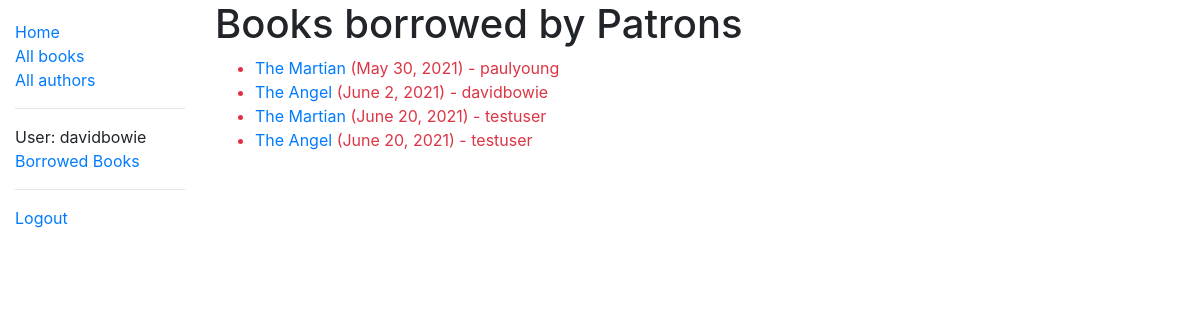
/catalog/borrowedbooks/ (signed in), run on an earlier commit of the app's database.
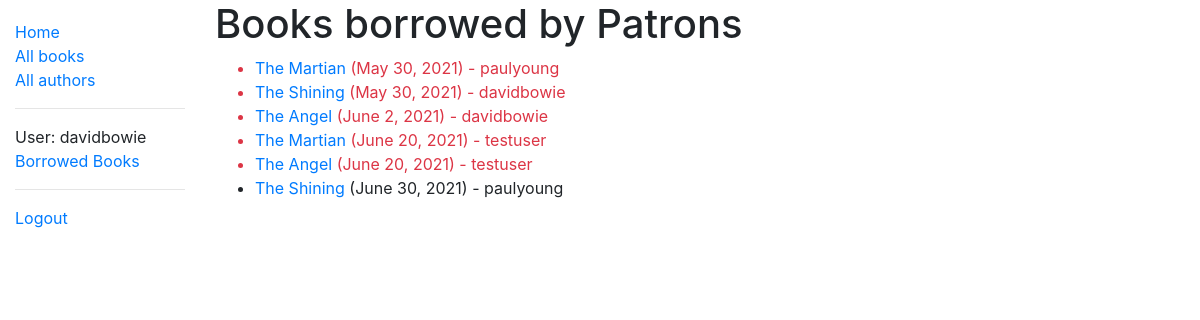
And on a later commit of the database.
### catalog/models.py (models this page shows, shortened)
class BookInstance(models.Model):
    id = models.UUIDField(primary_key=True,
                          default=uuid.uuid4,
                          help_text='Unique ID for this book')
    book = models.ForeignKey('Book',
                             on_delete=models.RESTRICT,
                             null=True)
    imprint = models.CharField(max_length=200)
    due_back = models.DateField(null=True,
                                blank=True)
    borrower = models.ForeignKey(User,
                                 on_delete=models.SET_NULL,
                                 null=True, blank=True)
    LOAN_STATUS = (
        ('m', 'Maintenance'),
        ('o', 'On loan'),
        ('a', 'Available'),
        ('r', 'Reserved'),
    )
    status = models.CharField(
        max_length=1,
        choices=LOAN_STATUS,
        blank=True,
        default='m',
        help_text='Book availability',
    )
    class Meta:
        ordering = ['due_back']
        permissions = (("can_mark_returned", "Set book as returned"),)
    @property
    def is_overdue(self):
        if self.due_back and date.today() > self.due_back:
            return True
        return False

class Book(models.Model):
    title = models.CharField(max_length=200)
    author = models.ForeignKey('Author', on_delete=models.SET_NULL, null=True)
    summary = models.TextField(max_length=1000,
                               help_text='Enter brief description of book')
    isbn = models.CharField('ISBN', max_length=13,
                            unique=True,
                            help_text='13 Character <a href="https://www.isbn-international.org/content/what-isbn">ISBN number</a>')
    genre = models.ManyToManyField(Genre,
                                   help_text='Select genre for this book')
    language = models.ManyToManyField(Language,
                                   help_text='Select language book is written in')
    book_Img = models.ImageField(upload_to='images/',  default='')
    def display_genre(self):
        """Create a string for the Genre. This is required to display genre in Admin."""
        return ', '.join(genre.name for genre in self.genre.all()[:3])
    display_genre.short_description = 'Genre'

### catalog/views.py (the view)
class LoanedBooksListView(LoginRequiredMixin,generic.ListView):
    model = BookInstance
    template_name ='catalog/bookinstance_list_borrowed_librarian.html'
    paginate_by = 10
    def get_queryset(self):
        return BookInstance.objects.filter(status__exact='o').order_by('due_back')

### catalog/templates/catalog/bookinstance_list_borrowed_librarian.html (shortened to what this page needs)
{% extends "base_generic.html" %}
{% block content %}
    <h1>Books borrowed by Patrons</h1>
    {% if bookinstance_list %}
    <ul>
      {% for bookinst in bookinstance_list %}
      <li class="{% if bookinst.is_overdue %}text-danger{% endif %}">
        <a href="{% url 'book-detail' bookinst.book.pk %}">{{bookinst.book.title}}</a> ({{ bookinst.due_back }}) - {{ bookinst.borrower }}
      </li>
      {% endfor %}
    </ul>
    {% else %}
      <p>There are no books borrowed.</p>
    {% endif %}
{% endblock %}

What changed in the data, as far as the page shows it:
added BookInstance: book "The Shining", due_back "May 30, 2021", borrower "davidbowie"
added BookInstance: book "The Shining", due_back "June 30, 2021", borrower "paulyoung"
